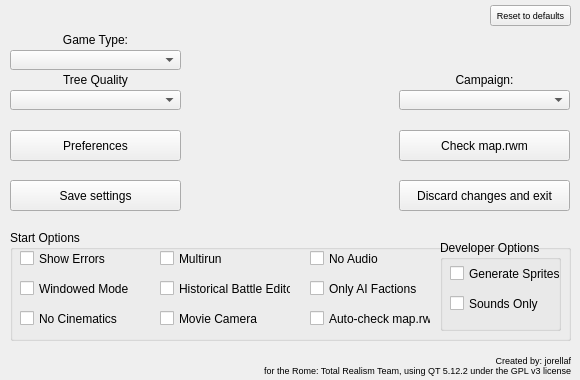
<?xml version="1.0" encoding="UTF-8"?>
<ui version="4.0">
 <class>MainWindow</class>
 <widget class="QMainWindow" name="MainWindow">
  <property name="geometry">
   <rect>
    <x>0</x>
    <y>0</y>
    <width>580</width>
    <height>380</height>
   </rect>
  </property>
  <property name="sizePolicy">
   <sizepolicy hsizetype="Fixed" vsizetype="Fixed">
    <horstretch>0</horstretch>
    <verstretch>0</verstretch>
   </sizepolicy>
  </property>
  <property name="windowTitle">
   <string>Rome: Total Realism Launcher</string>
  </property>
  <property name="windowIcon">
   <iconset resource="res.qrc">
    <normaloff>:/images/rtr.png</normaloff>:/images/rtr.png</iconset>
  </property>
  <widget class="QWidget" name="centralWidget">
   <property name="sizePolicy">
    <sizepolicy hsizetype="Fixed" vsizetype="Fixed">
     <horstretch>0</horstretch>
     <verstretch>0</verstretch>
    </sizepolicy>
   </property>
   <property name="autoFillBackground">
    <bool>false</bool>
   </property>
   <widget class="QLabel" name="copyright">
    <property name="geometry">
     <rect>
      <x>60</x>
      <y>345</y>
      <width>511</width>
      <height>31</height>
     </rect>
    </property>
    <property name="font">
     <font>
      <pointsize>7</pointsize>
      <underline>false</underline>
     </font>
    </property>
    <property name="text">
     <string>Created by: jorellaf
for the Rome: Total Realism Team, using QT 5.12.2 under the GPL v3 license</string>
    </property>
    <property name="alignment">
     <set>Qt::AlignBottom|Qt::AlignRight|Qt::AlignTrailing</set>
    </property>
    <property name="textInteractionFlags">
     <set>Qt::NoTextInteraction</set>
    </property>
   </widget>
   <widget class="QPushButton" name="launchButton">
    <property name="geometry">
     <rect>
      <x>190</x>
      <y>0</y>
      <width>200</width>
      <height>200</height>
     </rect>
    </property>
    <property name="sizePolicy">
     <sizepolicy hsizetype="Fixed" vsizetype="Fixed">
      <horstretch>0</horstretch>
      <verstretch>0</verstretch>
     </sizepolicy>
    </property>
    <property name="palette">
     <palette>
      <active>
       <colorrole role="WindowText">
        <brush brushstyle="SolidPattern">
         <color alpha="255">
          <red>255</red>
          <green>255</green>
          <blue>255</blue>
         </color>
        </brush>
       </colorrole>
       <colorrole role="Button">
        <brush brushstyle="SolidPattern">
         <color alpha="0">
          <red>0</red>
          <green>0</green>
          <blue>0</blue>
         </color>
        </brush>
       </colorrole>
       <colorrole role="Light">
        <brush brushstyle="SolidPattern">
         <color alpha="0">
          <red>0</red>
          <green>0</green>
          <blue>0</blue>
         </color>
        </brush>
       </colorrole>
       <colorrole role="Midlight">
        <brush brushstyle="SolidPattern">
         <color alpha="0">
          <red>0</red>
          <green>0</green>
          <blue>0</blue>
         </color>
        </brush>
       </colorrole>
       <colorrole role="Dark">
        <brush brushstyle="SolidPattern">
         <color alpha="0">
          <red>0</red>
          <green>0</green>
          <blue>0</blue>
         </color>
        </brush>
       </colorrole>
       <colorrole role="Mid">
        <brush brushstyle="SolidPattern">
         <color alpha="0">
          <red>0</red>
          <green>0</green>
          <blue>0</blue>
         </color>
        </brush>
       </colorrole>
       <colorrole role="Text">
        <brush brushstyle="SolidPattern">
         <color alpha="255">
          <red>255</red>
          <green>255</green>
          <blue>255</blue>
         </color>
        </brush>
       </colorrole>
       <colorrole role="BrightText">
        <brush brushstyle="SolidPattern">
         <color alpha="255">
          <red>255</red>
          <green>255</green>
          <blue>255</blue>
         </color>
        </brush>
       </colorrole>
       <colorrole role="ButtonText">
        <brush brushstyle="SolidPattern">
         <color alpha="255">
          <red>255</red>
          <green>255</green>
          <blue>255</blue>
         </color>
        </brush>
       </colorrole>
       <colorrole role="Base">
        <brush brushstyle="SolidPattern">
         <color alpha="0">
          <red>0</red>
          <green>255</green>
          <blue>127</blue>
         </color>
        </brush>
       </colorrole>
       <colorrole role="Window">
        <brush brushstyle="SolidPattern">
         <color alpha="0">
          <red>0</red>
          <green>0</green>
          <blue>0</blue>
         </color>
        </brush>
       </colorrole>
       <colorrole role="Shadow">
        <brush brushstyle="SolidPattern">
         <color alpha="0">
          <red>0</red>
          <green>255</green>
          <blue>127</blue>
         </color>
        </brush>
       </colorrole>
       <colorrole role="Highlight">
        <brush brushstyle="SolidPattern">
         <color alpha="0">
          <red>51</red>
          <green>153</green>
          <blue>255</blue>
         </color>
        </brush>
       </colorrole>
       <colorrole role="AlternateBase">
        <brush brushstyle="SolidPattern">
         <color alpha="0">
          <red>0</red>
          <green>0</green>
          <blue>0</blue>
         </color>
        </brush>
       </colorrole>
       <colorrole role="ToolTipBase">
        <brush brushstyle="SolidPattern">
         <color alpha="255">
          <red>255</red>
          <green>255</green>
          <blue>220</blue>
         </color>
        </brush>
       </colorrole>
       <colorrole role="ToolTipText">
        <brush brushstyle="SolidPattern">
         <color alpha="255">
          <red>0</red>
          <green>0</green>
          <blue>0</blue>
         </color>
        </brush>
       </colorrole>
       <colorrole role="PlaceholderText">
        <brush brushstyle="NoBrush">
         <color alpha="128">
          <red>255</red>
          <green>255</green>
          <blue>255</blue>
         </color>
        </brush>
       </colorrole>
      </active>
      <inactive>
       <colorrole role="WindowText">
        <brush brushstyle="SolidPattern">
         <color alpha="255">
          <red>255</red>
          <green>255</green>
          <blue>255</blue>
         </color>
        </brush>
       </colorrole>
       <colorrole role="Button">
        <brush brushstyle="SolidPattern">
         <color alpha="0">
          <red>0</red>
          <green>0</green>
          <blue>0</blue>
         </color>
        </brush>
       </colorrole>
       <colorrole role="Light">
        <brush brushstyle="SolidPattern">
         <color alpha="0">
          <red>0</red>
          <green>0</green>
          <blue>0</blue>
         </color>
        </brush>
       </colorrole>
       <colorrole role="Midlight">
        <brush brushstyle="SolidPattern">
         <color alpha="0">
          <red>0</red>
          <green>0</green>
          <blue>0</blue>
         </color>
        </brush>
       </colorrole>
       <colorrole role="Dark">
        <brush brushstyle="SolidPattern">
         <color alpha="0">
          <red>0</red>
          <green>0</green>
          <blue>0</blue>
         </color>
        </brush>
       </colorrole>
       <colorrole role="Mid">
        <brush brushstyle="SolidPattern">
         <color alpha="0">
          <red>0</red>
          <green>0</green>
          <blue>0</blue>
         </color>
        </brush>
       </colorrole>
       <colorrole role="Text">
        <brush brushstyle="SolidPattern">
         <color alpha="255">
          <red>255</red>
          <green>255</green>
          <blue>255</blue>
         </color>
        </brush>
       </colorrole>
       <colorrole role="BrightText">
        <brush brushstyle="SolidPattern">
         <color alpha="255">
          <red>255</red>
          <green>255</green>
          <blue>255</blue>
         </color>
        </brush>
       </colorrole>
       <colorrole role="ButtonText">
        <brush brushstyle="SolidPattern">
         <color alpha="255">
          <red>255</red>
          <green>255</green>
          <blue>255</blue>
         </color>
        </brush>
       </colorrole>
       <colorrole role="Base">
        <brush brushstyle="SolidPattern">
         <color alpha="0">
          <red>0</red>
          <green>255</green>
          <blue>127</blue>
         </color>
        </brush>
       </colorrole>
       <colorrole role="Window">
        <brush brushstyle="SolidPattern">
         <color alpha="0">
          <red>0</red>
          <green>0</green>
          <blue>0</blue>
         </color>
        </brush>
       </colorrole>
       <colorrole role="Shadow">
        <brush brushstyle="SolidPattern">
         <color alpha="0">
          <red>0</red>
          <green>0</green>
          <blue>0</blue>
         </color>
        </brush>
       </colorrole>
       <colorrole role="Highlight">
        <brush brushstyle="SolidPattern">
         <color alpha="0">
          <red>51</red>
          <green>153</green>
          <blue>255</blue>
         </color>
        </brush>
       </colorrole>
       <colorrole role="AlternateBase">
        <brush brushstyle="SolidPattern">
         <color alpha="0">
          <red>0</red>
          <green>0</green>
          <blue>0</blue>
         </color>
        </brush>
       </colorrole>
       <colorrole role="ToolTipBase">
        <brush brushstyle="SolidPattern">
         <color alpha="255">
          <red>255</red>
          <green>255</green>
          <blue>220</blue>
         </color>
        </brush>
       </colorrole>
       <colorrole role="ToolTipText">
        <brush brushstyle="SolidPattern">
         <color alpha="255">
          <red>0</red>
          <green>0</green>
          <blue>0</blue>
         </color>
        </brush>
       </colorrole>
       <colorrole role="PlaceholderText">
        <brush brushstyle="NoBrush">
         <color alpha="128">
          <red>255</red>
          <green>255</green>
          <blue>255</blue>
         </color>
        </brush>
       </colorrole>
      </inactive>
      <disabled>
       <colorrole role="WindowText">
        <brush brushstyle="SolidPattern">
         <color alpha="0">
          <red>0</red>
          <green>0</green>
          <blue>0</blue>
         </color>
        </brush>
       </colorrole>
       <colorrole role="Button">
        <brush brushstyle="SolidPattern">
         <color alpha="0">
          <red>0</red>
          <green>0</green>
          <blue>0</blue>
         </color>
        </brush>
       </colorrole>
       <colorrole role="Light">
        <brush brushstyle="SolidPattern">
         <color alpha="0">
          <red>0</red>
          <green>0</green>
          <blue>0</blue>
         </color>
        </brush>
       </colorrole>
       <colorrole role="Midlight">
        <brush brushstyle="SolidPattern">
         <color alpha="0">
          <red>0</red>
          <green>0</green>
          <blue>0</blue>
         </color>
        </brush>
       </colorrole>
       <colorrole role="Dark">
        <brush brushstyle="SolidPattern">
         <color alpha="0">
          <red>0</red>
          <green>0</green>
          <blue>0</blue>
         </color>
        </brush>
       </colorrole>
       <colorrole role="Mid">
        <brush brushstyle="SolidPattern">
         <color alpha="0">
          <red>0</red>
          <green>0</green>
          <blue>0</blue>
         </color>
        </brush>
       </colorrole>
       <colorrole role="Text">
        <brush brushstyle="SolidPattern">
         <color alpha="0">
          <red>0</red>
          <green>0</green>
          <blue>0</blue>
         </color>
        </brush>
       </colorrole>
       <colorrole role="BrightText">
        <brush brushstyle="SolidPattern">
         <color alpha="255">
          <red>255</red>
          <green>255</green>
          <blue>255</blue>
         </color>
        </brush>
       </colorrole>
       <colorrole role="ButtonText">
        <brush brushstyle="SolidPattern">
         <color alpha="0">
          <red>0</red>
          <green>0</green>
          <blue>0</blue>
         </color>
        </brush>
       </colorrole>
       <colorrole role="Base">
        <brush brushstyle="SolidPattern">
         <color alpha="0">
          <red>0</red>
          <green>0</green>
          <blue>0</blue>
         </color>
        </brush>
       </colorrole>
       <colorrole role="Window">
        <brush brushstyle="SolidPattern">
         <color alpha="0">
          <red>0</red>
          <green>0</green>
          <blue>0</blue>
         </color>
        </brush>
       </colorrole>
       <colorrole role="Shadow">
        <brush brushstyle="SolidPattern">
         <color alpha="0">
          <red>0</red>
          <green>0</green>
          <blue>0</blue>
         </color>
        </brush>
       </colorrole>
       <colorrole role="Highlight">
        <brush brushstyle="SolidPattern">
         <color alpha="0">
          <red>51</red>
          <green>153</green>
          <blue>255</blue>
         </color>
        </brush>
       </colorrole>
       <colorrole role="AlternateBase">
        <brush brushstyle="SolidPattern">
         <color alpha="0">
          <red>0</red>
          <green>0</green>
          <blue>0</blue>
         </color>
        </brush>
       </colorrole>
       <colorrole role="ToolTipBase">
        <brush brushstyle="SolidPattern">
         <color alpha="255">
          <red>255</red>
          <green>255</green>
          <blue>220</blue>
         </color>
        </brush>
       </colorrole>
       <colorrole role="ToolTipText">
        <brush brushstyle="SolidPattern">
         <color alpha="255">
          <red>0</red>
          <green>0</green>
          <blue>0</blue>
         </color>
        </brush>
       </colorrole>
       <colorrole role="PlaceholderText">
        <brush brushstyle="NoBrush">
         <color alpha="128">
          <red>255</red>
          <green>255</green>
          <blue>255</blue>
         </color>
        </brush>
       </colorrole>
      </disabled>
     </palette>
    </property>
    <property name="cursor">
     <cursorShape>PointingHandCursor</cursorShape>
    </property>
    <property name="focusPolicy">
     <enum>Qt::StrongFocus</enum>
    </property>
    <property name="toolTip">
     <string>&lt;html&gt;&lt;head/&gt;&lt;body&gt;&lt;p&gt;Save settings and&lt;br/&gt;&lt;span style=&quot; font-weight:600; color:#aa0000;&quot;&gt;Launch Rome: Total Realism&lt;/span&gt;&lt;/p&gt;&lt;/body&gt;&lt;/html&gt;</string>
    </property>
    <property name="styleSheet">
     <string notr="true"/>
    </property>
    <property name="text">
     <string/>
    </property>
    <property name="icon">
     <iconset resource="res.qrc">
      <normaloff>:/images/rtr.png</normaloff>:/images/rtr.png</iconset>
    </property>
    <property name="iconSize">
     <size>
      <width>200</width>
      <height>200</height>
     </size>
    </property>
    <property name="shortcut">
     <string notr="true"/>
    </property>
    <property name="checkable">
     <bool>false</bool>
    </property>
    <property name="autoDefault">
     <bool>false</bool>
    </property>
    <property name="default">
     <bool>true</bool>
    </property>
    <property name="flat">
     <bool>true</bool>
    </property>
   </widget>
   <widget class="QComboBox" name="eduComboBox">
    <property name="geometry">
     <rect>
      <x>10</x>
      <y>50</y>
      <width>171</width>
      <height>20</height>
     </rect>
    </property>
    <property name="toolTip">
     <string>Select the game type you wish to play.</string>
    </property>
   </widget>
   <widget class="QLabel" name="eduLabel">
    <property name="geometry">
     <rect>
      <x>10</x>
      <y>30</y>
      <width>171</width>
      <height>20</height>
     </rect>
    </property>
    <property name="text">
     <string>Game Type:</string>
    </property>
    <property name="alignment">
     <set>Qt::AlignCenter</set>
    </property>
   </widget>
   <widget class="QLabel" name="campLabel">
    <property name="geometry">
     <rect>
      <x>399</x>
      <y>70</y>
      <width>171</width>
      <height>20</height>
     </rect>
    </property>
    <property name="text">
     <string>Campaign:</string>
    </property>
    <property name="alignment">
     <set>Qt::AlignCenter</set>
    </property>
   </widget>
   <widget class="QComboBox" name="campComboBox">
    <property name="geometry">
     <rect>
      <x>399</x>
      <y>90</y>
      <width>171</width>
      <height>20</height>
     </rect>
    </property>
    <property name="toolTip">
     <string>Select the campaign you wish to play.</string>
    </property>
   </widget>
   <widget class="QGroupBox" name="optionsBox">
    <property name="geometry">
     <rect>
      <x>10</x>
      <y>230</y>
      <width>561</width>
      <height>111</height>
     </rect>
    </property>
    <property name="autoFillBackground">
     <bool>false</bool>
    </property>
    <property name="title">
     <string>Start Options</string>
    </property>
    <property name="flat">
     <bool>false</bool>
    </property>
    <widget class="QCheckBox" name="showerrBox">
     <property name="geometry">
      <rect>
       <x>10</x>
       <y>20</y>
       <width>141</width>
       <height>17</height>
      </rect>
     </property>
     <property name="toolTip">
      <string>Display dialog boxes when the game encounters an error.</string>
     </property>
     <property name="text">
      <string>Show Errors</string>
     </property>
     <property name="checked">
      <bool>false</bool>
     </property>
    </widget>
    <widget class="QCheckBox" name="neBox">
     <property name="geometry">
      <rect>
       <x>10</x>
       <y>50</y>
       <width>121</width>
       <height>17</height>
      </rect>
     </property>
     <property name="toolTip">
      <string>Windowed mode.</string>
     </property>
     <property name="text">
      <string>Windowed Mode</string>
     </property>
    </widget>
    <widget class="QCheckBox" name="nmBox">
     <property name="geometry">
      <rect>
       <x>10</x>
       <y>80</y>
       <width>101</width>
       <height>17</height>
      </rect>
     </property>
     <property name="toolTip">
      <string>Disables all in-game cutscenes and cinematics.</string>
     </property>
     <property name="autoFillBackground">
      <bool>false</bool>
     </property>
     <property name="text">
      <string>No Cinematics</string>
     </property>
     <property name="tristate">
      <bool>false</bool>
     </property>
    </widget>
    <widget class="QCheckBox" name="multirunBox">
     <property name="geometry">
      <rect>
       <x>150</x>
       <y>20</y>
       <width>121</width>
       <height>17</height>
      </rect>
     </property>
     <property name="toolTip">
      <string>Allow multiple instances of the game running at the same time.</string>
     </property>
     <property name="text">
      <string>Multirun</string>
     </property>
    </widget>
    <widget class="QCheckBox" name="editorBox">
     <property name="geometry">
      <rect>
       <x>150</x>
       <y>50</y>
       <width>131</width>
       <height>17</height>
      </rect>
     </property>
     <property name="toolTip">
      <string>Enables the historical battle editor.</string>
     </property>
     <property name="text">
      <string>Historical Battle Editor</string>
     </property>
    </widget>
    <widget class="QCheckBox" name="moviecamBox">
     <property name="geometry">
      <rect>
       <x>150</x>
       <y>80</y>
       <width>111</width>
       <height>17</height>
      </rect>
     </property>
     <property name="toolTip">
      <string>Enables an advanced camera mode when viewing replays.</string>
     </property>
     <property name="text">
      <string>Movie Camera</string>
     </property>
    </widget>
    <widget class="QCheckBox" name="naBox">
     <property name="geometry">
      <rect>
       <x>300</x>
       <y>20</y>
       <width>70</width>
       <height>17</height>
      </rect>
     </property>
     <property name="toolTip">
      <string>Disables the in-game audio.</string>
     </property>
     <property name="text">
      <string>No Audio</string>
     </property>
    </widget>
    <widget class="QCheckBox" name="aiBox">
     <property name="geometry">
      <rect>
       <x>300</x>
       <y>50</y>
       <width>111</width>
       <height>17</height>
      </rect>
     </property>
     <property name="toolTip">
      <string>All factions in the campaign(s) will be controlled solely by the AI.</string>
     </property>
     <property name="text">
      <string>Only AI Factions</string>
     </property>
    </widget>
    <widget class="QGroupBox" name="devoptionsBox">
     <property name="geometry">
      <rect>
       <x>430</x>
       <y>10</y>
       <width>121</width>
       <height>91</height>
      </rect>
     </property>
     <property name="title">
      <string>Developer Options</string>
     </property>
     <widget class="QCheckBox" name="spritesBox">
      <property name="geometry">
       <rect>
        <x>10</x>
        <y>25</y>
        <width>111</width>
        <height>17</height>
       </rect>
      </property>
      <property name="toolTip">
       <string>&lt;html&gt;&lt;head/&gt;&lt;body&gt;&lt;p&gt;&lt;span style=&quot; font-weight:600; color:#aa0000;&quot;&gt;Warning! This is a developer-specific option!&lt;/span&gt;&lt;/p&gt;&lt;p&gt;Requests the game to generate the in-game sprites at launch.&lt;/p&gt;&lt;/body&gt;</string>
      </property>
      <property name="text">
       <string>Generate Sprites</string>
      </property>
     </widget>
     <widget class="QCheckBox" name="swBox">
      <property name="geometry">
       <rect>
        <x>10</x>
        <y>55</y>
        <width>91</width>
        <height>17</height>
       </rect>
      </property>
      <property name="toolTip">
       <string>Disables all video output from the game.</string>
      </property>
      <property name="text">
       <string>Sounds Only</string>
      </property>
     </widget>
    </widget>
    <widget class="QCheckBox" name="maprwmBox">
     <property name="geometry">
      <rect>
       <x>300</x>
       <y>80</y>
       <width>121</width>
       <height>17</height>
      </rect>
     </property>
     <property name="toolTip">
      <string>&lt;html&gt;&lt;head/&gt;&lt;body&gt;&lt;p&gt;&lt;span style=&quot; font-weight:600; color:#aa0000;&quot;&gt;Warning! This can make your previous save games incompatible!&lt;/span&gt;&lt;/p&gt;&lt;p&gt;Makes sure the map.rwm file is always up-to-date, without needing to press the respective button every time&lt;/p&gt;&lt;/body&gt;&lt;/html&gt;</string>
     </property>
     <property name="text">
      <string>Auto-check map.rwm</string>
     </property>
    </widget>
   </widget>
   <widget class="QPushButton" name="preferencesButton">
    <property name="geometry">
     <rect>
      <x>10</x>
      <y>130</y>
      <width>171</width>
      <height>31</height>
     </rect>
    </property>
    <property name="toolTip">
     <string>Opens a new dialog to configure the game preferences.</string>
    </property>
    <property name="text">
     <string>Preferences</string>
    </property>
   </widget>
   <widget class="QPushButton" name="mapButton">
    <property name="geometry">
     <rect>
      <x>399</x>
      <y>130</y>
      <width>171</width>
      <height>31</height>
     </rect>
    </property>
    <property name="toolTip">
     <string>&lt;html&gt;&lt;head/&gt;&lt;body&gt;&lt;p&gt;&lt;span style=&quot; font-weight:600; color:#aa0000;&quot;&gt;Warning! This can make your previous save games incompatible!&lt;/span&gt;&lt;/p&gt;&lt;p&gt;Checks whether the map.rwm file (the map file generated by the game for campaigns) is up to date, and deletes if it isn't so the game generates a new one.&lt;/p&gt;&lt;/body&gt;&lt;/html&gt;</string>
    </property>
    <property name="text">
     <string>Check map.rwm</string>
    </property>
    <property name="flat">
     <bool>false</bool>
    </property>
   </widget>
   <widget class="QPushButton" name="saveButton">
    <property name="geometry">
     <rect>
      <x>10</x>
      <y>180</y>
      <width>171</width>
      <height>31</height>
     </rect>
    </property>
    <property name="toolTip">
     <string>Save the current settings to your player data file.</string>
    </property>
    <property name="text">
     <string>Save settings</string>
    </property>
   </widget>
   <widget class="QPushButton" name="discardButton">
    <property name="geometry">
     <rect>
      <x>399</x>
      <y>180</y>
      <width>171</width>
      <height>31</height>
     </rect>
    </property>
    <property name="toolTip">
     <string>Discards all changes (if any) and exits the launcher.
You may also close the window using the usual close button.</string>
    </property>
    <property name="text">
     <string>Discard changes and exit</string>
    </property>
   </widget>
   <widget class="QPushButton" name="defaultsButton">
    <property name="geometry">
     <rect>
      <x>490</x>
      <y>5</y>
      <width>81</width>
      <height>21</height>
     </rect>
    </property>
    <property name="font">
     <font>
      <pointsize>7</pointsize>
     </font>
    </property>
    <property name="toolTip">
     <string>Resets all the startup options to their default settings.</string>
    </property>
    <property name="text">
     <string>Reset to defaults</string>
    </property>
   </widget>
   <widget class="QComboBox" name="treesComboBox">
    <property name="geometry">
     <rect>
      <x>10</x>
      <y>90</y>
      <width>171</width>
      <height>20</height>
     </rect>
    </property>
    <property name="toolTip">
     <string>&lt;html&gt;&lt;head/&gt;&lt;body&gt;&lt;p&gt;Some users could experience performance issues with high-quality trees. If you find yourself experiencing these issues, select lower qualities to prevent this, otherwise, you may leave the default setting.&lt;/p&gt;&lt;/body&gt;&lt;/html&gt;</string>
    </property>
   </widget>
   <widget class="QLabel" name="treesLabel">
    <property name="geometry">
     <rect>
      <x>10</x>
      <y>70</y>
      <width>171</width>
      <height>20</height>
     </rect>
    </property>
    <property name="text">
     <string>Tree Quality</string>
    </property>
    <property name="alignment">
     <set>Qt::AlignCenter</set>
    </property>
   </widget>
   <zorder>copyright</zorder>
   <zorder>campLabel</zorder>
   <zorder>campComboBox</zorder>
   <zorder>optionsBox</zorder>
   <zorder>preferencesButton</zorder>
   <zorder>mapButton</zorder>
   <zorder>saveButton</zorder>
   <zorder>discardButton</zorder>
   <zorder>defaultsButton</zorder>
   <zorder>treesComboBox</zorder>
   <zorder>treesLabel</zorder>
   <zorder>eduComboBox</zorder>
   <zorder>eduLabel</zorder>
   <zorder>launchButton</zorder>
  </widget>
 </widget>
 <layoutdefault spacing="6" margin="11"/>
 <tabstops>
  <tabstop>launchButton</tabstop>
  <tabstop>eduComboBox</tabstop>
  <tabstop>treesComboBox</tabstop>
  <tabstop>campComboBox</tabstop>
  <tabstop>showerrBox</tabstop>
  <tabstop>neBox</tabstop>
  <tabstop>nmBox</tabstop>
  <tabstop>multirunBox</tabstop>
  <tabstop>editorBox</tabstop>
  <tabstop>moviecamBox</tabstop>
  <tabstop>naBox</tabstop>
  <tabstop>aiBox</tabstop>
  <tabstop>maprwmBox</tabstop>
  <tabstop>spritesBox</tabstop>
  <tabstop>swBox</tabstop>
  <tabstop>preferencesButton</tabstop>
  <tabstop>saveButton</tabstop>
  <tabstop>mapButton</tabstop>
  <tabstop>discardButton</tabstop>
  <tabstop>defaultsButton</tabstop>
 </tabstops>
 <resources>
  <include location="res.qrc"/>
 </resources>
 <connections/>
</ui>
